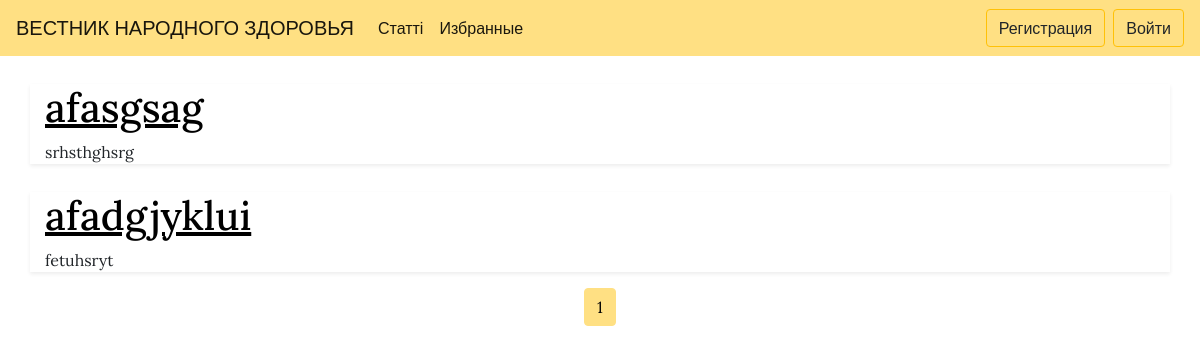
The app's page /favorites/ with its own data.
### base/models.py (models this page shows, shortened)
class Article(models.Model):
    title = models.CharField(max_length=200)
    author = models.ForeignKey('Author', on_delete=models.SET_NULL, null=True)
    body = RichTextField(blank=True, null=True)
    creation_date = models.DateTimeField(auto_now_add=True, editable=False)
    modified = models.DateTimeField(auto_now=True)
    favorite = models.ManyToManyField(User)

### base/views.py (the view)
def favorites(request):
    user = auth.get_user(request)
    fav = Article.objects.filter(favorite__pk=user.pk)
    paginator = Paginator(fav, 10)  # Show 25 contacts per page.
    page_number = request.GET.get('page')
    page_obj = paginator.get_page(page_number)
    return render(request, 'base/favorites.html', {'articles': page_obj})

### templates/base/favorites.html (shortened to what this page needs)
{% extends 'base/index.html' %}
{% block other %}
<main role="main">
  {% for article in articles %}
    <div class="container shadow-sm">
      <h1 style="margin-top:0.7em" class="text-justify"><a href="{% url 'art_detail' article.id %}"><u>{{article.title}}</u></a></h1>
      <p>{{ article.body|truncatechars:1000 }}</p>
    </div>
  {% endfor %}
  <nav aria-label="...">
    <ul class="pagination justify-content-center">
      <li class="page-item active" aria-current="page">
        <span class="page-link">
          {{ articles.number }}
        </span>
      </li>
    </ul>
  </nav>
</main>
{% endblock %}

### static/css/main.css (style rules this page uses)
p { word-wrap:break-word; }
a { color: black; }
body { font-family: 'Lora', sans-serif !important; }
.page-item.active .page-link { color: #000000; background-color: #ffe083; border-color: #ffe083; }

### records on screen
Article: title "afasgsag", body "srhsthghsrg"
Article: title "afadgjyklui", body "fetuhsryt"

### other values on screen
{{ articles.number }} "1"
